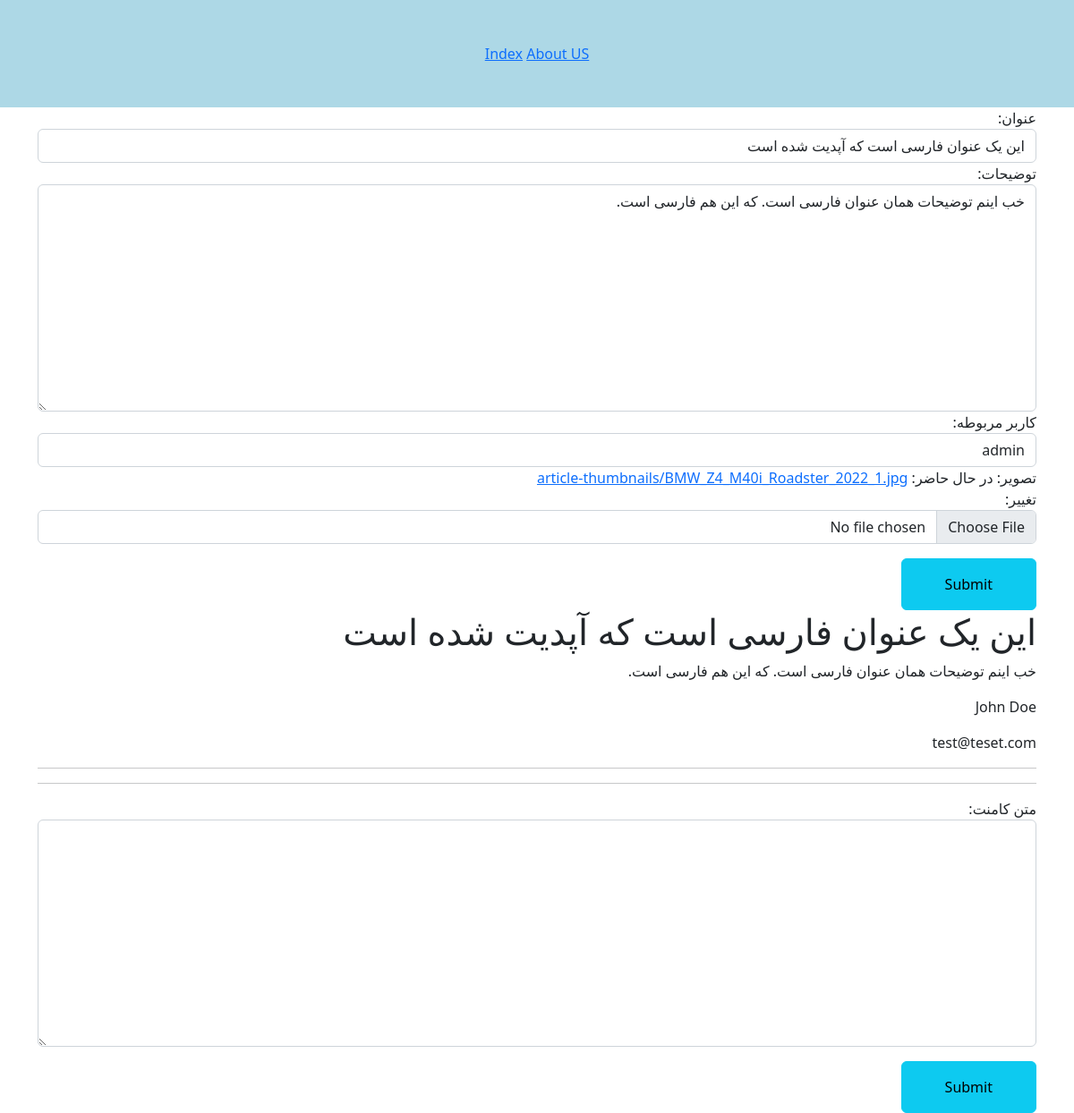
The page /1/ (signed in) on the database as committed earlier.
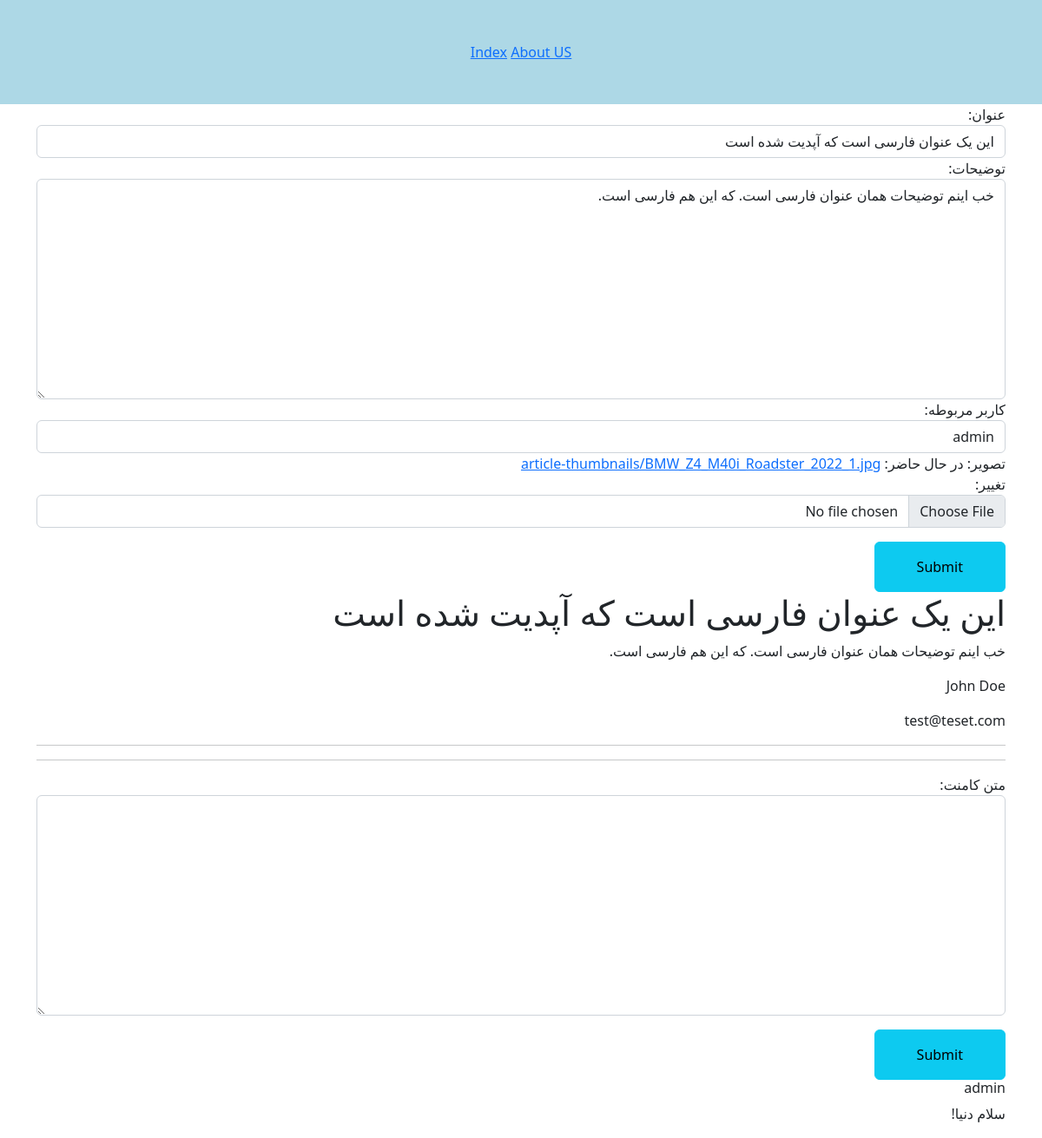
The same page on the database as committed later.
### articles/models.py (models this page shows, shortened)
class Comment(models.Model):
    text = models.TextField(verbose_name='متن کامنت')
    related_user = models.ForeignKey(User, on_delete=models.CASCADE, verbose_name='کاربر مربوطه')
    related_article = models.ForeignKey(Article, on_delete=models.CASCADE, verbose_name='مقاله مربوطه')
    class Meta:
        verbose_name = 'کامنت'
        verbose_name_plural = 'کامنت ها'

### articles/views.py (the view)
# urls.py: path('<int:id>/', retrieve, name='Retrieve'),
@login_required
def retrieve(request, id):
    article = Article.objects.get(id=id)
    if request.method == 'POST':
        form = ArticleForm(request.POST or None, request.FILES or None, instance=article)
        if form.is_valid():
            form.save()
        comment_form = CommentForm(request.POST or None)
        if comment_form.is_valid():
            comment_form.save()
    else:
        form = ArticleForm(instance=article)
        comment_form = CommentForm(initial={
            'related_article': id,
            'related_user': request.user.id
        })
    context = {
        'article': article,
        'form': form,
        'comment_form': comment_form
    }
    return render(request, 'retrieve.html', context)

### articles/forms.py
class ArticleForm(ModelForm):
    class Meta:
        model = Article
        fields = '__all__'
    def __init__(self, *args, **kwargs):
        super(ArticleForm, self).__init__(*args, **kwargs)
        for visible in self.visible_fields():
            visible.field.widget.attrs['class'] = 'form-control'

class CommentForm(ModelForm):
    class Meta:
        model = Comment
        fields = '__all__'
        widgets = {
            'related_user': HiddenInput(),
            'related_article': HiddenInput()
        }
    def __init__(self, *args, **kwargs):
        super(CommentForm, self).__init__(*args, **kwargs)
        for visible in self.visible_fields():
            visible.field.widget.attrs['class'] = 'form-control'

### articles/templates/retrieve.html (shortened to what this page needs)
{% extends 'layout.html' %}
{% block content %}
<form method="POST" enctype="multipart/form-data">
    {{form}}
    <input class="btn btn-info py-3 px-5 mt-3" type="submit" value="Submit" >
</form>
<h1>{{article.title}}</h1>
<p>{{article.description}}</p>
<p>{{article.related_user.first_name}} {{article.related_user.last_name}}</p>
<p>{{article.related_user.email}}</p>
<hr><hr>
<form method="POST">
    {{comment_form}}
    <input class="btn btn-info py-3 px-5 mt-3" type="submit" value="Submit" >
</form>
{% for comment in article.comment_set.all %}
    <h6>{{comment.related_user}}</h6>
    <p>{{comment.text}}</p>
{% endfor %}
{% endblock content %}

Rows that differ between the two databases and show on the page:
added Comment: related_user "admin", text "سلام دنیا!"
